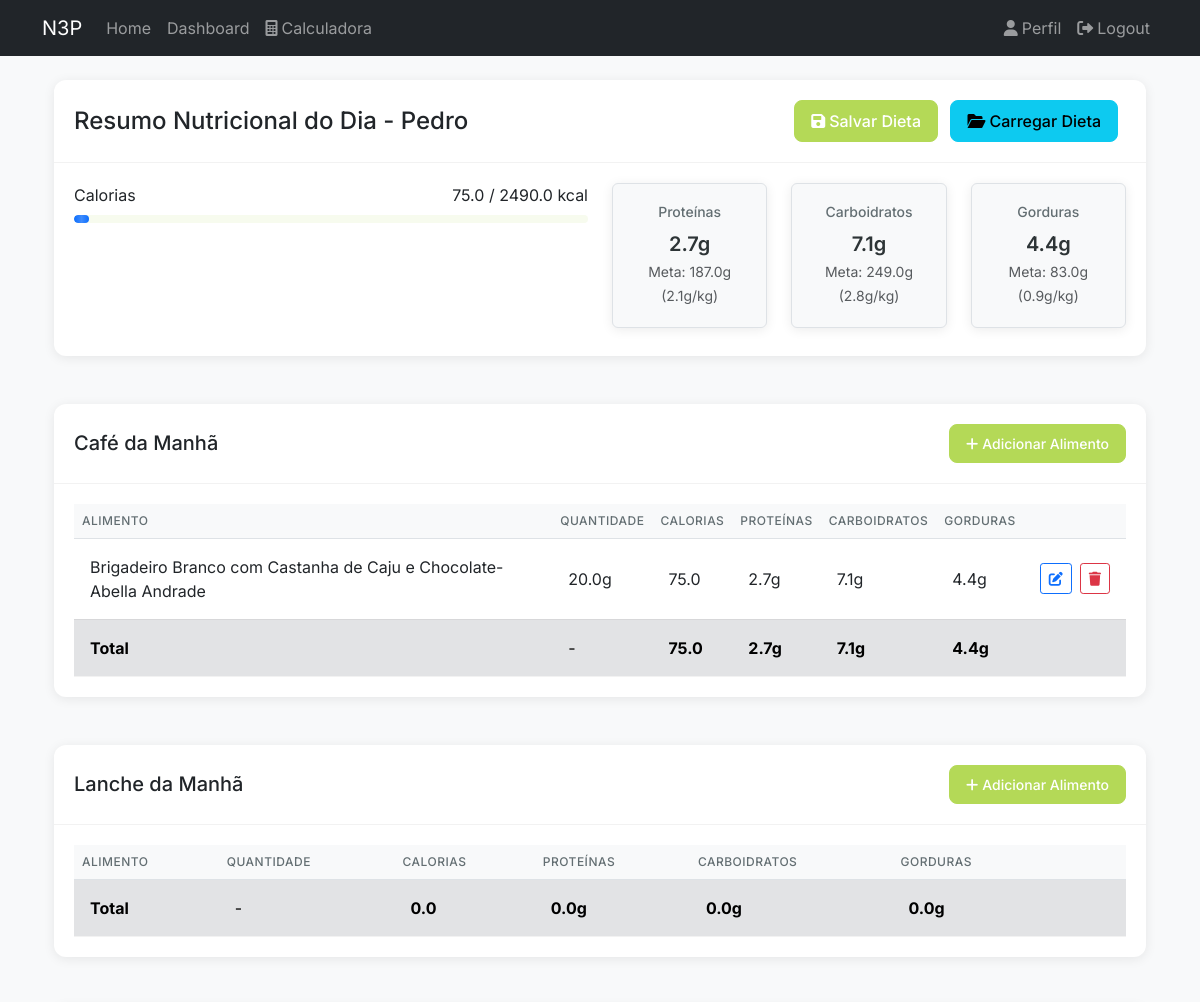
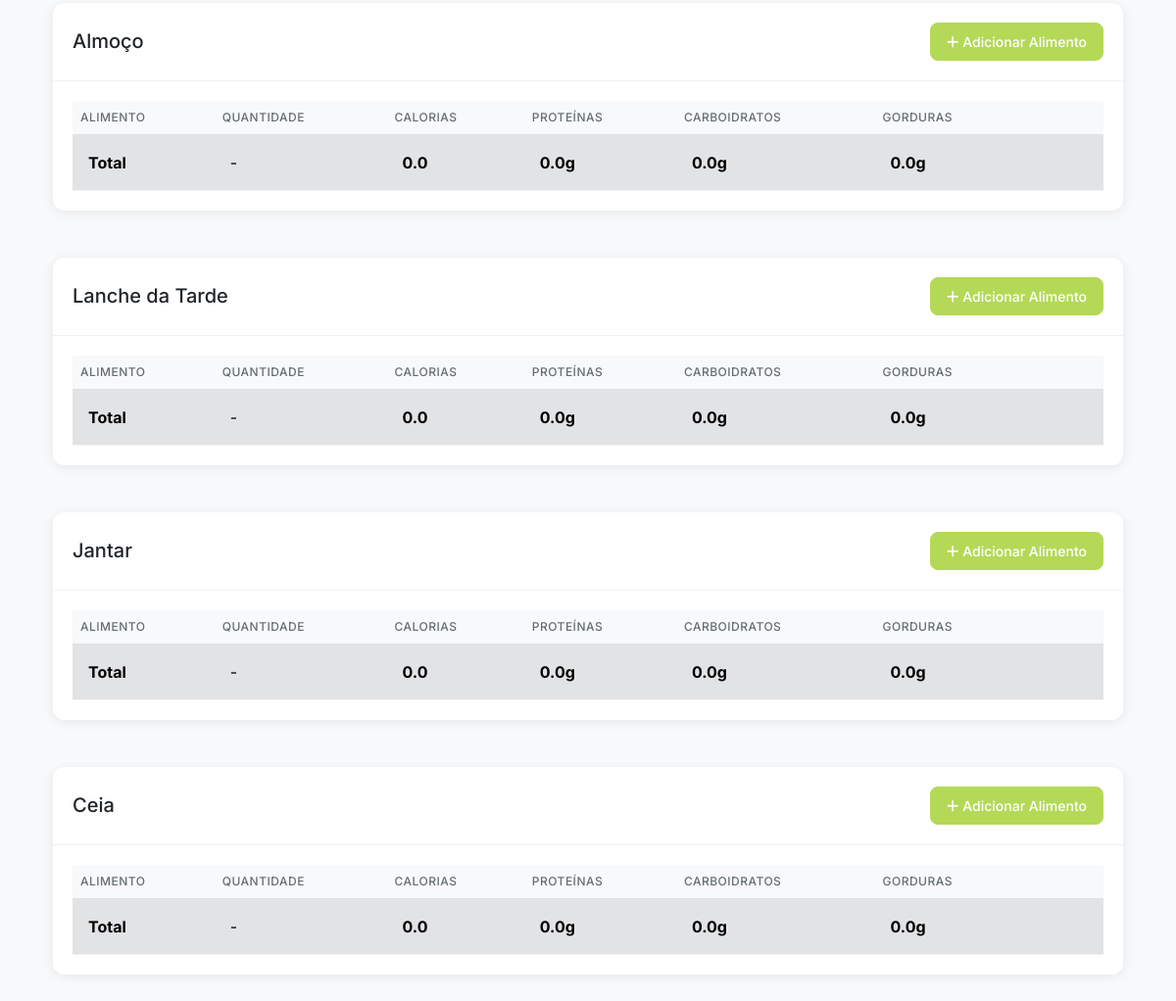
The app's page /dashboard (signed in) with its own data (2 pictures, top to bottom).
### app/models/user.py (models this page shows, shortened)
class User(UserMixin, db.Model):
    __tablename__ = "users"
    id = db.Column(db.Integer, primary_key=True)
    username = db.Column(db.String(80), unique=True, nullable=False)
    email = db.Column(db.String(120), unique=True, nullable=False)
    password_hash = db.Column(db.String(128))
    created_at = db.Column(db.DateTime, default=datetime.utcnow)
    nome = db.Column(db.String(100), nullable=False)
    idade = db.Column(db.Integer, nullable=False)
    altura = db.Column(db.Float, nullable=False)  # altura em metros
    peso = db.Column(db.Float, nullable=False)  # peso em kg
    sexo = db.Column(
        db.String(1), nullable=False
    )  # 'M' para masculino, 'F' para feminino
    fator_atividade = db.Column(db.String(20), nullable=False)
    objetivo = db.Column(db.String(50), nullable=False)
    calories_goal = db.Column(db.Float, nullable=True)
    proteins_goal = db.Column(db.Float, nullable=True)
    carbs_goal = db.Column(db.Float, nullable=True)
    fats_goal = db.Column(db.Float, nullable=True)
    diets = db.relationship("Diet", lazy=True)

### app/models/food_data.py (models this page shows)
class FoodData(db.Model):
    __tablename__ = "food_data"
    id = db.Column(db.Integer, primary_key=True)
    code = db.Column(db.String(20), unique=True, nullable=False)  # Food code/identifier
    name = db.Column(db.String(100), nullable=False)  # Food name
    quantity = db.Column(db.Float, nullable=False)  # Default quantity
    calories = db.Column(db.Float, nullable=False)
    proteins = db.Column(db.Float, nullable=False)
    carbs = db.Column(db.Float, nullable=False)
    fats = db.Column(db.Float, nullable=False)
    def __repr__(self):
        return f"<FoodData {self.code} - {self.name}>"

### app/blueprints/main/routes.py (the view)
@bp.route("/dashboard")
@login_required
def dashboard():
    saved_diets = (
        Diet.query.filter_by(user_id=current_user.id)
        .order_by(Diet.created_at.desc())
        .all()
    )
    meals = {meal_type: [] for meal_type in MEAL_TYPES}
    meal_totals = {
        meal_type: {"calories": 0, "proteins": 0, "carbs": 0, "fats": 0}
        for meal_type in MEAL_TYPES
    }
    daily_totals = {"calories": 0, "proteins": 0, "carbs": 0, "fats": 0}
    if saved_diets:
        most_recent_diet = saved_diets[0]
        meals_data = most_recent_diet.meals_data
        for meal_type, foods in meals_data.items():
            meal_total = {"calories": 0, "proteins": 0, "carbs": 0, "fats": 0}
            meal_foods = []
            for food in foods:
                food_data = FoodData.query.filter_by(code=food["food_code"]).first()
                print("Search FoodData", food_data)
                if food_data:
                    food_entry = {
                        "id": food_data.id,
                        "food_code": food_data.code,
                        "quantity": food["quantity"],
                        "calories": food["calories"],
                        "proteins": food["proteins"],
                        "carbs": food["carbs"],
                        "fats": food["fats"],
                    }
                    meal_foods.append(food_entry)
                    meal_total["calories"] += float(food["calories"])
                    meal_total["proteins"] += float(food["proteins"])
                    meal_total["carbs"] += float(food["carbs"])
                    meal_total["fats"] += float(food["fats"])
            meals[meal_type] = meal_foods
            meal_totals[meal_type] = meal_total
            daily_totals["calories"] += meal_total["calories"]
            daily_totals["proteins"] += meal_total["proteins"]
            daily_totals["carbs"] += meal_total["carbs"]
            daily_totals["fats"] += meal_total["fats"]
    user_goals = {
        "calories": current_user.calories_goal or 0,
        "proteins": current_user.proteins_goal or 0,
        "carbs": current_user.carbs_goal or 0,
        "fats": current_user.fats_goal or 0,
    }
    return render_template(
        "main/dashboard.html",
        saved_diets=saved_diets,
        daily_totals=daily_totals,
        user_goals=user_goals,
        meal_types=MEAL_TYPES,
        meals=meals,
        meal_totals=meal_totals,
    )

### app/__init__.py (called while the page is built)
def create_app(config_class=Config):
    app = Flask(__name__)
    app.config.from_object(config_class)
    db.init_app(app)
    migrate.init_app(app, db)
    login.init_app(app)
    from app.blueprints.auth import bp as auth_bp
    app.register_blueprint(auth_bp, url_prefix="/auth")
    from app.blueprints.main import bp as main_bp
    app.register_blueprint(main_bp)
    from app.blueprints.errors import bp as errors_bp
    app.register_blueprint(errors_bp)
    from app.blueprints.api import bp as api_bp
    app.register_blueprint(api_bp, url_prefix="/api")
    from app.models import User
    @login.user_loader
    def load_user(id):
        return User.query.get(int(id))
    return app

### app/templates/main/dashboard.html (shortened to what this page needs)
{% extends "base.html" %} {% from "macros/forms.html" import render_food_row %}
{% block title %}Dashboard - N3P{% endblock %} {% block content %}
<div class="container">
  <div class="row mb-4">
    <div class="col-md-12">
      <div class="card">
        <div
          class="card-header d-flex justify-content-between align-items-center"
        >
          <h4 class="mb-0">
            Resumo Nutricional do Dia - {{ current_user.nome }}
          </h4>
          <div>
            <button
              class="btn btn-primary me-2"
              data-bs-toggle="modal"
              data-bs-target="#saveDietModal"
            >
              <i class="fas fa-save me-1"></i>Salvar Dieta
            </button>
            <button
              class="btn btn-info me-2"
              data-bs-toggle="modal"
              data-bs-target="#loadDietModal"
            >
              <i class="fas fa-folder-open me-1"></i>Carregar Dieta
            </button>
          </div>
        </div>
        <div class="card-body">
          <div class="row">
            <div class="col-md-6">
              <div class="progress-wrapper mb-3">
                <div
                  class="d-flex justify-content-between align-items-center mb-1"
                >
                  <span>Calorias</span>
                  <span
                    >{{ "%.1f"|format(daily_totals.calories) }} / {{
                    "%.1f"|format(user_goals.calories) }} kcal</span
                  >
                </div>
                <div class="progress">
                  <div
                    class="progress-bar bg-primary"
                    role="progressbar"
                    style="width: {% if user_goals.calories > 0 %}{{ [100, (daily_totals.calories / user_goals.calories * 100)|round]|min }}{% else %}0{% endif %}%"
                  ></div>
                </div>
              </div>
            </div>
            <div class="col-md-6">
              <div class="row">
                <div class="col-md-4">
                  <div class="nutrient-box text-center p-2 rounded mb-2">
                    <h6>Proteínas</h6>
                    <p class="mb-0">
                    </p>
                    <small class="text-muted"
                      >Meta: {{ "%.1f"|format(user_goals.proteins) }}g ({{
                      "%.1f"|format(user_goals.proteins/current_user.peso)
                      }}g/kg)</small
                    >
                  </div>
                </div>
                <div class="col-md-4">
                  <div class="nutrient-box text-center p-2 rounded mb-2">
                    <h6>Carboidratos</h6>
                    <p class="mb-0">{{ "%.1f"|format(daily_totals.carbs) }}g</p>
                    <small class="text-muted"
                      >Meta: {{ "%.1f"|format(user_goals.carbs) }}g ({{
                      "%.1f"|format(user_goals.carbs/current_user.peso)
                      }}g/kg)</small
                    >
                  </div>
                </div>
                <div class="col-md-4">
                  <div class="nutrient-box text-center p-2 rounded mb-2">
                    <h6>Gorduras</h6>
                    <p class="mb-0">{{ "%.1f"|format(daily_totals.fats) }}g</p>
                    <small class="text-muted"
                      >Meta: {{ "%.1f"|format(user_goals.fats) }}g ({{
                      "%.1f"|format(user_goals.fats/current_user.peso)
                      }}g/kg)</small
                    >
                  </div>
                </div>
              </div>
            </div>
          </div>
        </div>
      </div>
    </div>
  </div>
  {% for meal_type, meal_name in meal_types.items() %}
  <div class="row mb-4">
    <div class="col-md-12">
      <div class="card">
        <div
          class="card-header d-flex justify-content-between align-items-center"
        >
          <h5 class="mb-0">{{ meal_name }}</h5>
          <button
            class="btn btn-primary btn-sm"
            onclick="addNewRow('{{ meal_type }}')"
          >
            <i class="fas fa-plus me-1"></i>Adicionar Alimento
          </button>
        </div>
        <div class="card-body">
          <div class="table-responsive">
            <table class="table table-hover">
              <thead>
                <tr>
                  <th>Alimento</th>
                  <th>Quantidade</th>
                  <th>Calorias</th>
                  <th>Proteínas</th>
                  <th>Carboidratos</th>
                  <th>Gorduras</th>
                  <th style="width: 80px"></th>
                </tr>
              </thead>
              <tbody id="{{ meal_type }}-foods">
                {% for food in meals[meal_type] %} {{ render_food_row(food) }}
                {% endfor %}
              </tbody>
              <tfoot>
                <tr class="table-secondary">
                  <td><strong>Total</strong></td>
                  <td>-</td>
                  <td>
                    <strong
                      >{{ "%.1f"|format(meal_totals[meal_type].calories)
                      }}</strong
                    >
                  </td>
                  <td>
                    <strong
                      >{{ "%.1f"|format(meal_totals[meal_type].proteins)
                      }}g</strong
                    >
                  </td>
                  <td>
                    <strong
                      >{{ "%.1f"|format(meal_totals[meal_type].carbs)
                      }}g</strong
                    >
                  </td>
                  <td>
                    <strong
                      >{{ "%.1f"|format(meal_totals[meal_type].fats) }}g</strong
                    >
                  </td>
                  <td></td>
                </tr>
              </tfoot>
            </table>
          </div>
        </div>
      </div>
    </div>
  </div>
  {% endfor %}
</div>
{% endblock %} {% block extra_css %}
<link
  rel="stylesheet"
  href="{{ url_for('static', filename='css/dashboard.css') }}"
/>
{% endblock %}

### app/templates/macros/forms.html (shortened to what this page needs)
 {% macro render_food_row(food) %}
<tr id="food-{{ food.id }}">
  <td>{{ food.food_code }}</td>
  <td>{{ "%.1f"|format(food.quantity|float) }}g</td>
  <td>{{ "%.1f"|format(food.calories|float) }}</td>
  <td>{{ "%.1f"|format(food.proteins|float) }}g</td>
  <td>{{ "%.1f"|format(food.carbs|float) }}g</td>
  <td>{{ "%.1f"|format(food.fats|float) }}g</td>
  <td>
    <div class="action-buttons">
      <button
        class="btn btn-primary btn-sm"
        onclick="editFoodRow(this)"
        title="Editar"
      >
        <i class="fas fa-edit"></i>
      </button>
      <button
        class="btn btn-danger"
        onclick="deleteFood({{ food.id }})"
        title="Remover"
      >
        <i class="fas fa-trash"></i>
      </button>
    </div>
  </td>
</tr>
{% endmacro %}

### app/static/css/dashboard.css (style rules this page uses)
:root { --primary-color: #b4d957; --primary-light: #d4e9a5; --secondary-color: #ff7a5c; --text-color: #2d3436; --text-muted: #636e72; --background-color: #f8f9fa; --card-background: #ffffff; --border-radius: 12px; --shadow: 0 2px 12px rgba(0, 0, 0, 0.08); --transition: all 0.3s ease; --scale: scale(1.02); --scale-btn: scale(1.05); }
body { background-color: var(--background-color); color: var(--text-color); font-family: "Inter", -apple-system, BlinkMacSystemFont, sans-serif; line-height: 1.5; margin: 0; padding: 0; }
.card { background: var(--card-background); border-radius: var(--border-radius); border: none; box-shadow: var(--shadow); transition: var(--transition); margin-bottom: 1.5rem; animation: slideIn 0.5s ease-out; }
.card-header { background: transparent; border-bottom: 1px solid rgba(0, 0, 0, 0.05); padding: 1.25rem; }
.card-body { padding: 1.25rem; }
.btn { border-radius: 8px; font-weight: 500; padding: 0.5rem 1rem; transition: var(--transition); position: relative; overflow: hidden; }
.btn::after { content: ""; position: absolute; top: 50%; left: 50%; width: 5px; height: 5px; background: rgba(255, 255, 255, 0.5); opacity: 0; border-radius: 100%; transform: scale(1, 1) translate(-50%); transform-origin: 50% 50%; }
.btn-primary { background-color: var(--primary-color); border-color: var(--primary-color); }
.table { margin-bottom: 0; }
.table th { border-top: none; color: var(--text-muted); font-weight: 500; text-transform: uppercase; font-size: 0.75rem; letter-spacing: 0.5px; }
.table td { vertical-align: middle; padding: 1rem; border-color: rgba(0, 0, 0, 0.05); }
.nutrient-box { background: var(--card-background); border-radius: var(--border-radius); box-shadow: var(--shadow); padding: 1.25rem !important; transition: var(--transition); animation: fadeIn 0.5s ease-out; }
.nutrient-box h6 { color: var(--text-muted); font-size: 0.875rem; margin-bottom: 0.5rem; }
.nutrient-box p { color: var(--text-color); font-size: 1.25rem; font-weight: 600; transition: var(--transition); }
.progress { background-color: rgba(180, 217, 87, 0.1); border-radius: 100px; height: 0.5rem; margin: 0.5rem 0; overflow: hidden; position: relative; }
.progress-bar { background-color: var(--primary-color); border-radius: 100px; transition: width 1s ease; position: relative; }
.progress-bar::after { content: ""; position: absolute; top: 0; left: 0; width: 100%; height: 100%; background: linear-gradient( 90deg, rgba(255, 255, 255, 0) 0%, rgba(255, 255, 255, 0.2) 50%, rgba(255, 255, 255, 0) 100% ); animation: shine 2s infinite; }
.action-buttons .btn { padding: 0.375rem 0.75rem; font-size: 0.875rem; transition: all 0.3s cubic-bezier(0.4, 0, 0.2, 1); }
.table th { border-top: none; background-color: #f8f9fa; }
.nutrient-box { background-color: #f8f9fa; border: 1px solid #dee2e6; }
.table-responsive { overflow: visible !important; }
.action-buttons { display: flex; gap: 0.5rem; justify-content: flex-end; }
.action-buttons .btn { padding: 0.25rem 0.5rem; font-size: 0.875rem; line-height: 1.5; border-radius: 0.2rem; transition: all 0.2s ease-in-out; }
.action-buttons .btn-danger { color: #dc3545; background-color: transparent; border-color: #dc3545; }
.action-buttons .btn-primary { color: #0d6efd; background-color: transparent; border-color: #0d6efd; }

### records on screen
User: nome "Pedro", proteins "187.0", user_goals.proteins/current_user.peso "2.1", carbs "249.0", user_goals.carbs/current_user.peso "2.8", fats "83.0", user_goals.fats/current_user.peso "0.9"
FoodData: food_code "Brigadeiro Branco com Castanha de Caju e Chocolate-Abella Andrade", quantity "20.0", calories "75.0", proteins "2.7", carbs "7.1", fats "4.4"

### other values on screen
{{ meal_name }} "Café da Manhã" "Lanche da Manhã" "Almoço" "Lanche da Tarde" "Jantar" "Ceia"
{{ "%.1f"|format(meal_totals[meal_type].calories) }} "75.0" "0.0" "0.0" "0.0" "0.0" "0.0"
